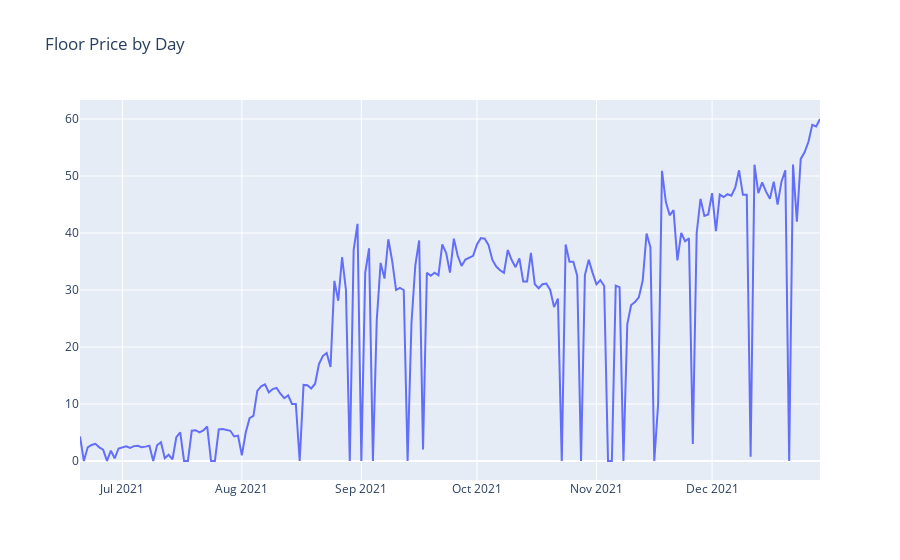

Here is the notebook cell this chart was saved with:
### Code cell
#plot the min sale price for each day excluding days with no sales
fig = go.Figure(data=[go.Scatter(x=sales_min.index, y=sales_min.values)])
#name figure floor by day   
fig.update_layout(title_text="Floor Price by Day")
fig.show()

### Figure 1 — Plotly figure (JSON) as saved in the notebook; plotly's stock layout.template omitted (floating-point values rounded to 4 significant figures; data arrays with more than 128 entries replaced by an {"elided": "..."} marker saying what was removed)
{"data": [{"type": "scatter", "x": {"elided": "193 str values"}, "y": {"elided": "193 float values"}}], "layout": {"title": {"text": "Floor Price by Day"}}}
